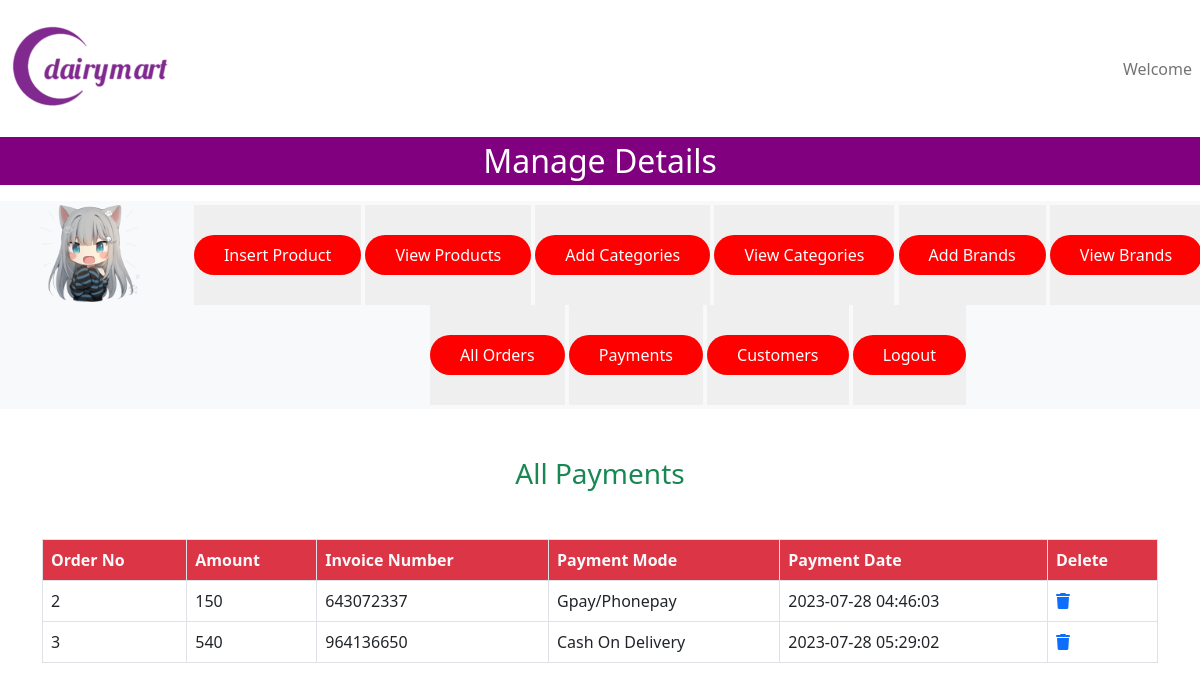
The app's page /admin/index.php?list_payments with its own data.
### tables this page shows
CREATE TABLE `user_payments` (
  `payment_id` int(11) NOT NULL,
  `order_id` int(11) NOT NULL,
  `invoice_number` int(11) NOT NULL,
  `amount` int(11) NOT NULL,
  `payments_mode` varchar(255) NOT NULL,
  `date` timestamp NOT NULL DEFAULT current_timestamp() ON UPDATE current_timestamp()
);

### admin/list_payments.php (the view, shortened to what this page needs)
<h3 class="text-center text-success">All Payments</h3>
<table class="table table-bordered mt-5">
    <thead class="bg-danger text-light">
        <?php
        $get_payments="select * from `user_payments`";
        $result=mysqli_query($con,$get_payments);
        $row_count=mysqli_num_rows($result);
        if($row_count==0){
            echo "<h2 class='text-center text=danger'>No Payments received Yet</h2>";
        }else{
            echo "
            <tr>
            <th>Order No</th>
            <th>Amount</th>
            <th>Invoice Number</th>
            <th>Payment Mode</th>
            <th>Payment Date</th>
            <th>Delete</th>
            </tr>";
            while($row_data=mysqli_fetch_assoc($result)){
            $payment_id=$row_data['payment_id'];
            $order_id=$row_data['order_id'];
            $invoice_number=$row_data['invoice_number'];
            $amount=$row_data['amount'];
            $payment_mode=$row_data['payments_mode'];
            $date=$row_data['date'];
            ?>
<tbody>
<tr>
            <td><?php echo $order_id ?></td>
            <td><?php echo $amount ?></td>
            <td><?php echo $invoice_number ?></td>
            <td><?php echo $payment_mode ?></td>
            <td><?php echo $date ?></td>
            <td><a href="index.php?delete_payment=<?php echo $payment_id ?>"><i class="fa-solid fa-trash"></i></a></td>
            </tr>
</tbody>
<?php
        }
        }
        ?>
    </thead>
</table>

### admin/style.css (style rules this page uses)
* { margin: 0; padding: 0; }

### records on screen
user_payments: order "2", amount "150", invoice_number "643072337", payments_mode "Gpay/Phonepay", date "2023-07-28 04:46:03"
user_payments: order "3", amount "540", invoice_number "964136650", payments_mode "Cash On Delivery", date "2023-07-28 05:29:02"
